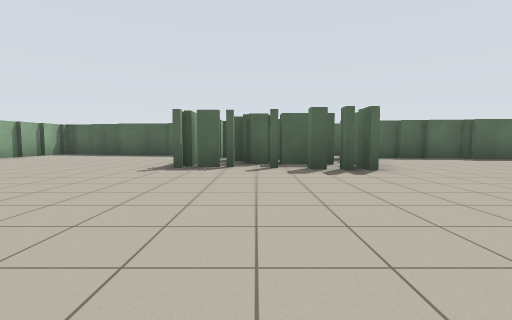
View 1 (above)

14 first-person views from a walk through a Stage world. The camera is 0.94 m above the floor, tilts 4° down and sees 85° across. Floor lines are 1 m apart. The floor is counted in squares, 2 m on a side. Each view is taken from the middle of a square. On the plan, view 1 faces up. The plan holds only what a view shows up to about 9 squares ahead; the rest is blank. The place goes on beyond the plan. The robots in the file are not drawn.

View 2
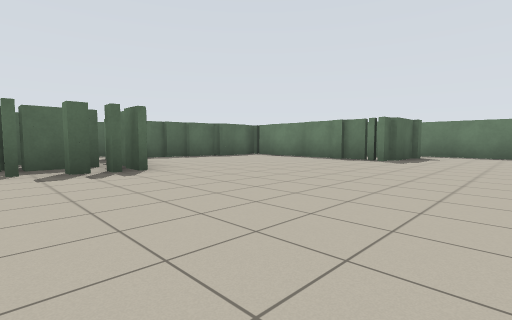

View 3
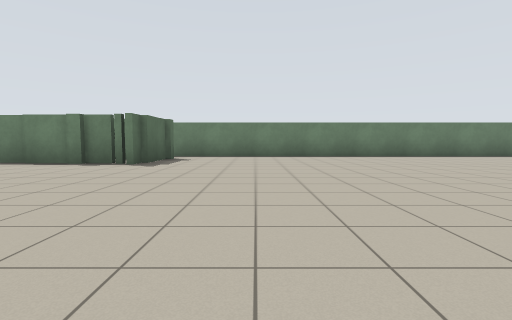

View 4
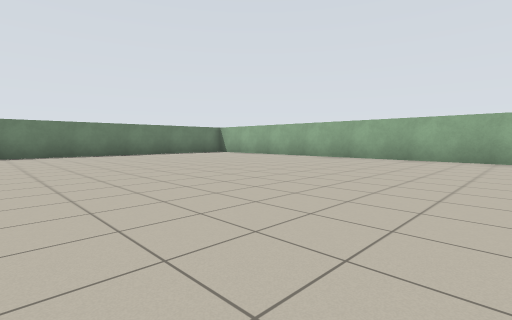

View 5
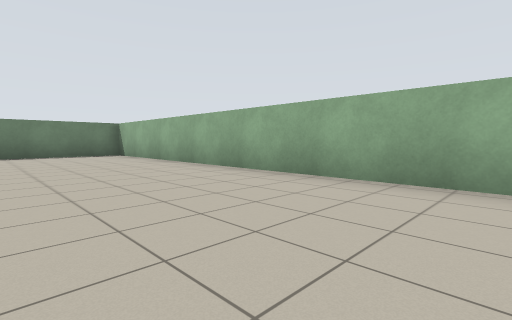

View 6
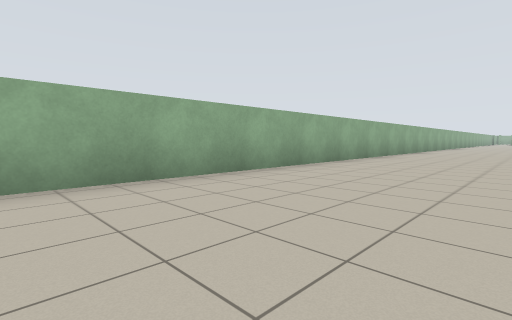

View 7
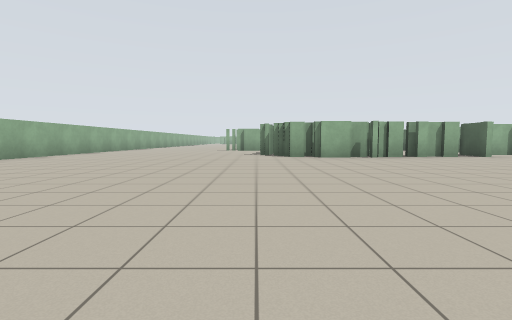

View 8
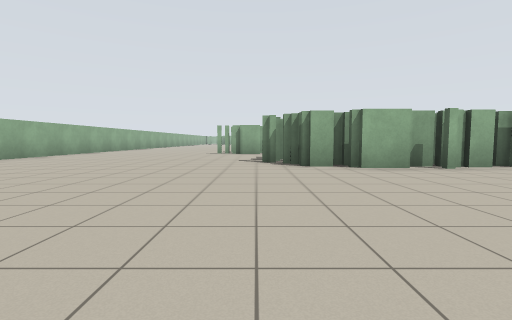

View 9
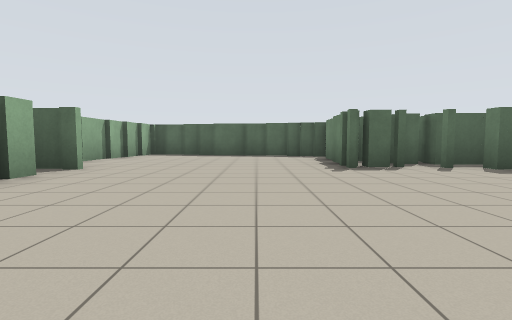

View 10
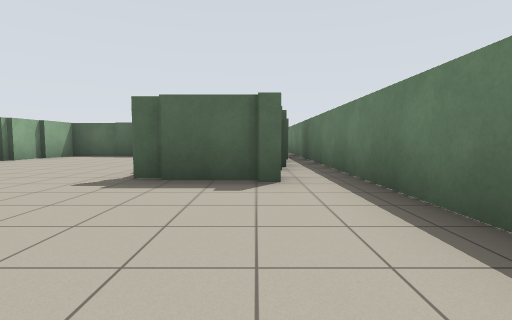

View 11
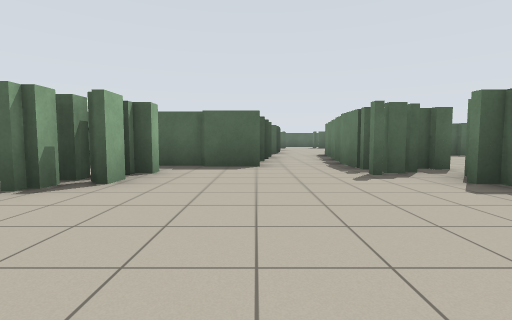

View 12
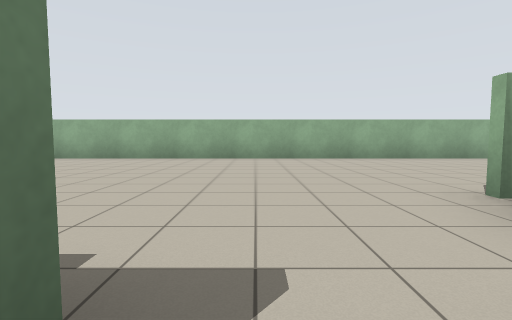

View 13
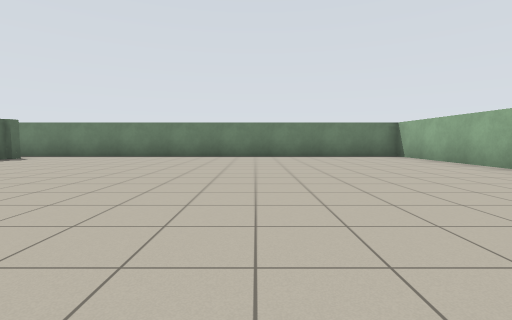

View 14
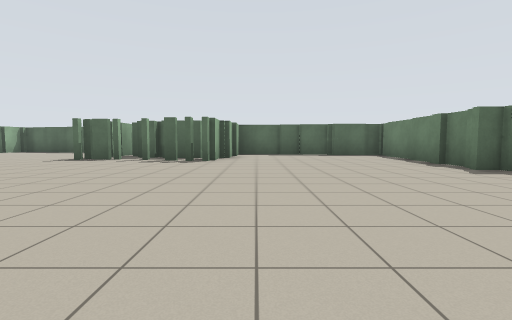

### Floor plan
Key: @ floor where view 1 was taken; # wall or solid block; . floor.
Columns run from 15 left of view 1 to 10 right of it. Each row starts with its distance up from view 1.
  9        .######    #
  8       #.#....##  ###
  7       #.#.....####.####
  6    ####.#.....####....#
  5     .##.#.....####....####
  4     #...##............##.#
  3     #...##............##.#
  2     ....##...............#
  1      ...##...............#
  0       . ##.....@.........#
 -1       .###...............#
 -2      ....................#
 -3     #....................#
 -4    ......................#
 -5   .......................#
 -6   .......................#
 -7  ........................#
 -8 .........................#
 -9 ##########################

Where each view was taken, in squares from view 1:
view 1: 0 up, 0 right, facing up
view 2: 0 up, 0 right, facing up-right
view 3: 0 up, 1 right, facing right
view 4: 1 down, 0 right, facing down-right
view 5: 5 down, 0 right, facing down-right
view 6: 5 down, 2 right, facing down-left
view 7: 2 down, 2 right, facing left
view 8: 2 down, 1 left, facing left
view 9: 0 up, 3 left, facing up
view 10: 1 down, 8 right, facing up
view 11: 0 up, 9 left, facing up
view 12: 1 down, 9 left, facing down
view 13: 4 down, 1 right, facing right
view 14: 2 down, 3 right, facing up
